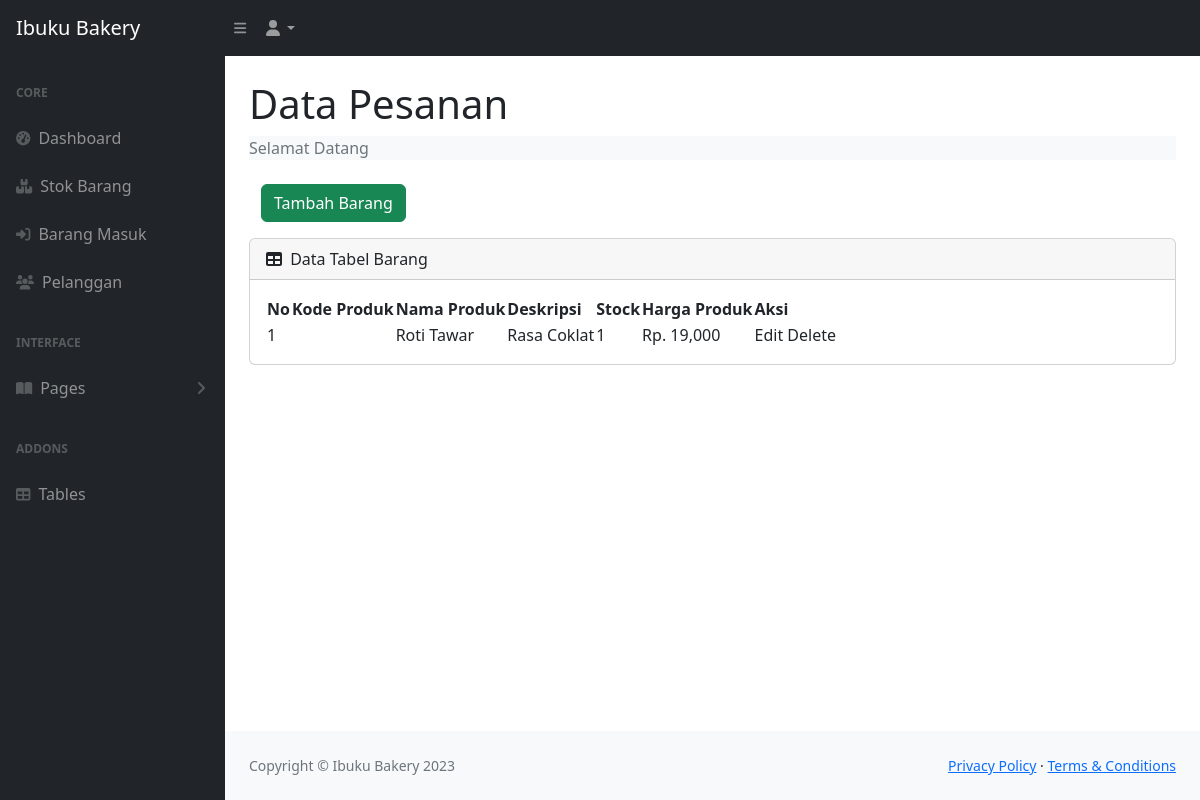
/stock.php (signed in), run on an earlier commit of the app's database.
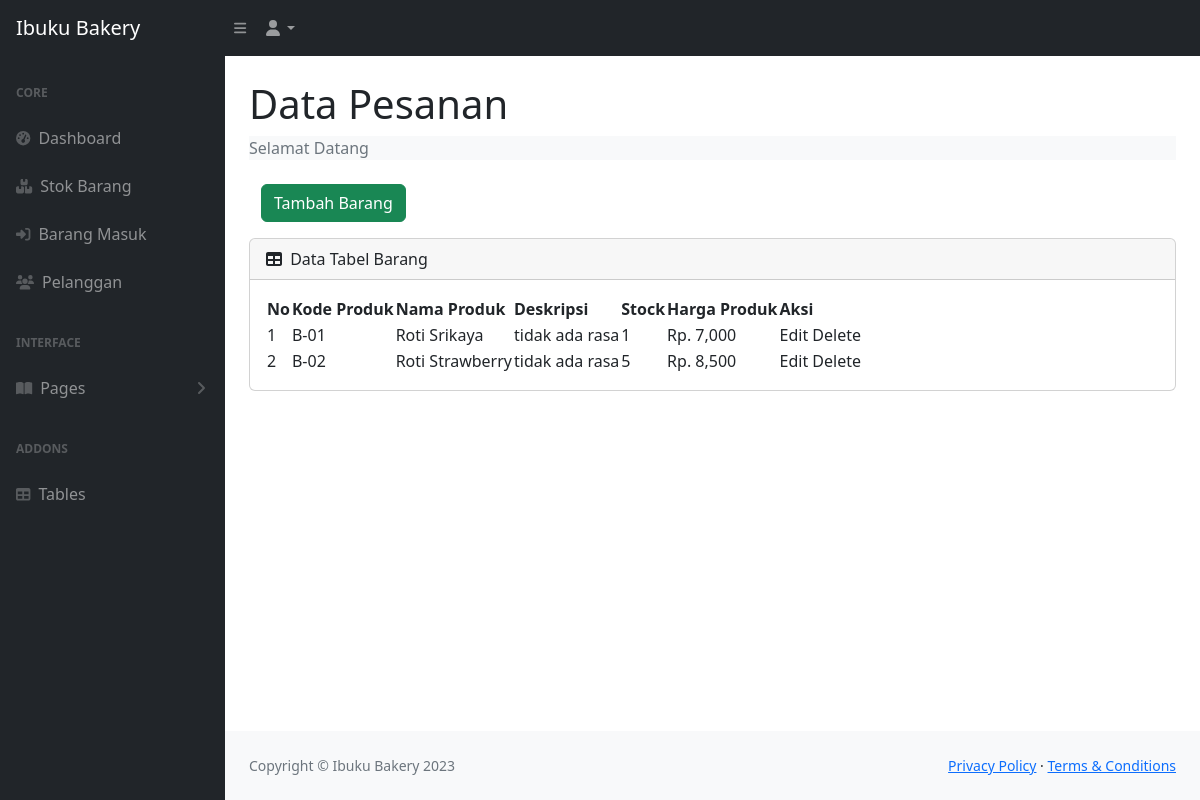
And on a later commit of the database.
### tables this page shows
CREATE TABLE `produk` (
  `idproduk` int(11) NOT NULL,
  `kode_produk` varchar(50) DEFAULT NULL,
  `nama_produk` varchar(50) NOT NULL,
  `deskripsi` varchar(50) NOT NULL,
  `harga` int(11) DEFAULT NULL,
  `stok` int(11) DEFAULT NULL
);

### stock.php (the view, shortened to what the changed rows need)
<?php
  require 'logincek.php';
?>
<!DOCTYPE html>
<html lang="en">
  <head>
    <link
      href="https://cdn.jsdelivr.net/npm/simple-datatables@7.1.2/dist/style.min.css"
      rel="stylesheet"
    />
    <link href="css/index.css" rel="stylesheet" />
  </head>
  <body class="sb-nav-fixed">
    <div id="layoutSidenav">
      <div id="layoutSidenav_content">
        <main>
          <div class="container-fluid px-4">
            <h1 class="mt-4">Data Pesanan</h1>
            <div class="card mb-4">
              <div class="card-body">
                <table id="datatablesSimple">
                  <thead>
                    <tr>
                      <th>No</th>
                      <th>Kode Produk</th>
                      <th>Nama Produk</th>
                      <th>Deskripsi</th>
                      <th>Stock</th>
                      <th>Harga Produk</th>
                      <th>Aksi</th>
                    </tr>
                  </thead>
                  <tbody>
                  <?php
                    $get = mysqli_query($con, 'SELECT * FROM produk');
                    $i = 1;
                    while($p = mysqli_fetch_array($get)){
                    $kodeproduk = $p['kode_produk'];
                    $namaproduk = $p['nama_produk'];
                    $deskripsi = $p['deskripsi'];
                    $stok = $p['stok'];
                    $harga = $p['harga'];
                  ?>
                    <tr>
                      <td><?=$i++;?></td>
                      <td><?=$kodeproduk;?></td>
                      <td><?=$namaproduk;?></td>
                      <td><?=$deskripsi;?></td>
                      <td><?=$stok;?></td>
                      <td>Rp. <?=number_format($harga);?></td>
                      <td>Edit Delete</td>
                    </tr>
                  <?php
                    };
                  ?>
                </tbody>
                </table>
              </div>
            </div>
          </div>
        </main>
      </div>
    </div>
  </body>
</html>

What changed in the data, as far as the page shows it:
removed produk: nama_produk "Roti Tawar", deskripsi "Rasa Coklat", stok "1", harga "19,000"
added produk: kode_produk "B-01", nama_produk "Roti Srikaya", deskripsi "tidak ada rasa", stok "1", harga "7,000"
added produk: kode_produk "B-02", nama_produk "Roti Strawberry", deskripsi "tidak ada rasa", stok "5", harga "8,500"
